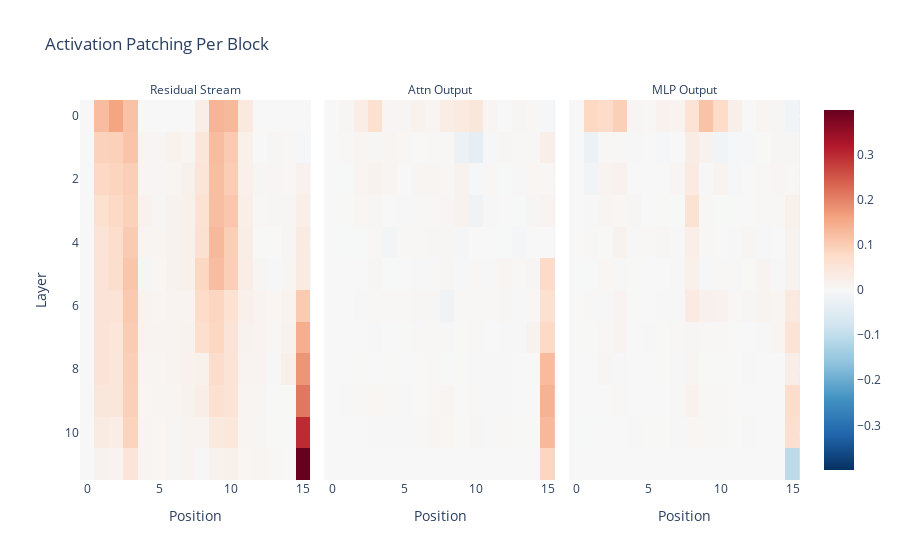
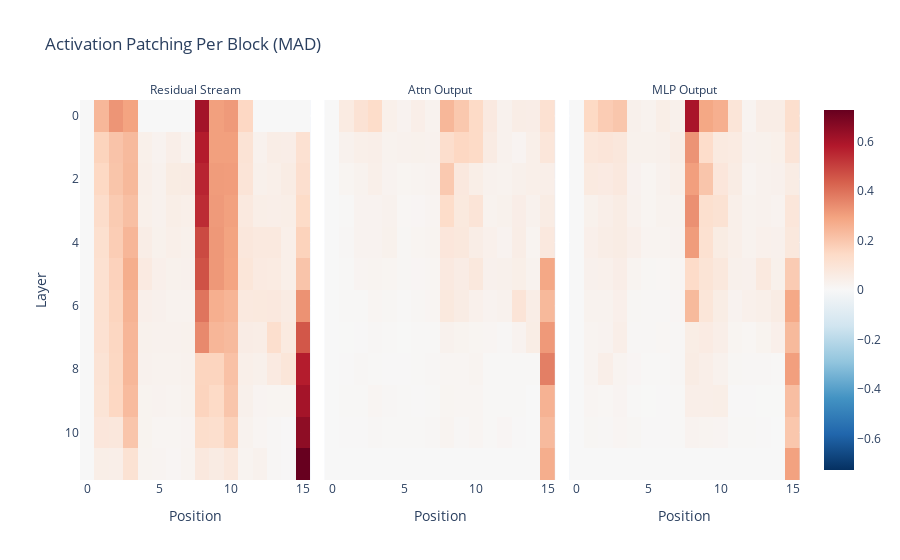

Write notebook code for charts like these, in order.
### Markdown cell above
## Plot target win (200 examples)

### Code cell
imshow_reversed(
    data["mean"]["pos"]["per_block"].mean(0),
    facet_col=0,
    facet_labels=["Residual Stream", "Attn Output", "MLP Output"],
    title="Activation Patching Per Block",
    xaxis="Position",
    yaxis="Layer",
    # zmax=1,
    # zmin=-1,
    # x=[f"{tok}_{i}" for i, tok in enumerate(data["mean"]["pos"]["example_str_token"])],
)
imshow_reversed(
    data["var"]["pos"]["per_block"].mean(0),
    facet_col=0,
    facet_labels=["Residual Stream", "Attn Output", "MLP Output"],
    title="Activation Patching Per Block (MAD)",
    xaxis="Position",
    yaxis="Layer",
    # x=[f"{tok}_{i}" for i, tok in enumerate(data["pos"]["example_str_token"])],
)

### Figure 1 — Plotly figure (JSON) as saved in the notebook; plotly's stock layout.template omitted (floating-point values rounded to 4 significant figures; data arrays with more than 128 entries replaced by an {"elided": "..."} marker saying what was removed)
{"data": [{"coloraxis": "coloraxis", "hovertemplate": "x: %{x}<br>y: %{y}<br>color: %{z}<extra></extra>", "name": "0", "type": "heatmap", "xaxis": "x", "yaxis": "y", "z": {"elided": "12x16 float values"}}, {"coloraxis": "coloraxis", "hovertemplate": "x: %{x}<br>y: %{y}<br>color: %{z}<extra></extra>", "name": "1", "type": "heatmap", "xaxis": "x2", "yaxis": "y2", "z": {"elided": "12x16 float values"}}, {"coloraxis": "coloraxis", "hovertemplate": "x: %{x}<br>y: %{y}<br>color: %{z}<extra></extra>", "name": "2", "type": "heatmap", "xaxis": "x3", "yaxis": "y3", "z": {"elided": "12x16 float values"}}], "layout": {"annotations": [{"font": {}, "showarrow": false, "text": "Residual Stream", "x": 0.16, "xanchor": "center", "xref": "paper", "y": 1, "yanchor": "bottom", "yref": "paper"}, {"font": {}, "showarrow": false, "text": "Attn Output", "x": 0.5, "xanchor": "center", "xref": "paper", "y": 1, "yanchor": "bottom", "yref": "paper"}, {"font": {}, "showarrow": false, "text": "MLP Output", "x": 0.84, "xanchor": "center", "xref": "paper", "y": 1, "yanchor": "bottom", "yref": "paper"}], "coloraxis": {"cmid": 0, "colorscale": [[0, "rgb(5,48,97)"], [0.1, "rgb(33,102,172)"], [0.2, "rgb(67,147,195)"], [0.3, "rgb(146,197,222)"], [0.4, "rgb(209,229,240)"], [0.5, "rgb(247,247,247)"], [0.6, "rgb(253,219,199)"], [0.7, "rgb(244,165,130)"], [0.8, "rgb(214,96,77)"], [0.9, "rgb(178,24,43)"], [1, "rgb(103,0,31)"]]}, "title": {"text": "Activation Patching Per Block"}, "xaxis": {"anchor": "y", "domain": [0, 0.32], "title": {"text": "Position"}}, "xaxis2": {"anchor": "y2", "domain": [0.34, 0.66], "matches": "x", "title": {"text": "Position"}}, "xaxis3": {"anchor": "y3", "domain": [0.68, 1.0], "matches": "x", "title": {"text": "Position"}}, "yaxis": {"anchor": "x", "autorange": "reversed", "domain": [0, 1], "title": {"text": "Layer"}}, "yaxis2": {"anchor": "x2", "domain": [0, 1], "matches": "y", "showticklabels": false}, "yaxis3": {"anchor": "x3", "domain": [0, 1], "matches": "y", "showticklabels": false}}}

### Figure 2 — Plotly figure (JSON) as saved in the notebook; plotly's stock layout.template omitted (floating-point values rounded to 4 significant figures; data arrays with more than 128 entries replaced by an {"elided": "..."} marker saying what was removed)
{"data": [{"coloraxis": "coloraxis", "hovertemplate": "x: %{x}<br>y: %{y}<br>color: %{z}<extra></extra>", "name": "0", "type": "heatmap", "xaxis": "x", "yaxis": "y", "z": {"elided": "12x16 float values"}}, {"coloraxis": "coloraxis", "hovertemplate": "x: %{x}<br>y: %{y}<br>color: %{z}<extra></extra>", "name": "1", "type": "heatmap", "xaxis": "x2", "yaxis": "y2", "z": {"elided": "12x16 float values"}}, {"coloraxis": "coloraxis", "hovertemplate": "x: %{x}<br>y: %{y}<br>color: %{z}<extra></extra>", "name": "2", "type": "heatmap", "xaxis": "x3", "yaxis": "y3", "z": {"elided": "12x16 float values"}}], "layout": {"annotations": [{"font": {}, "showarrow": false, "text": "Residual Stream", "x": 0.16, "xanchor": "center", "xref": "paper", "y": 1, "yanchor": "bottom", "yref": "paper"}, {"font": {}, "showarrow": false, "text": "Attn Output", "x": 0.5, "xanchor": "center", "xref": "paper", "y": 1, "yanchor": "bottom", "yref": "paper"}, {"font": {}, "showarrow": false, "text": "MLP Output", "x": 0.84, "xanchor": "center", "xref": "paper", "y": 1, "yanchor": "bottom", "yref": "paper"}], "coloraxis": {"cmid": 0, "colorscale": [[0, "rgb(5,48,97)"], [0.1, "rgb(33,102,172)"], [0.2, "rgb(67,147,195)"], [0.3, "rgb(146,197,222)"], [0.4, "rgb(209,229,240)"], [0.5, "rgb(247,247,247)"], [0.6, "rgb(253,219,199)"], [0.7, "rgb(244,165,130)"], [0.8, "rgb(214,96,77)"], [0.9, "rgb(178,24,43)"], [1, "rgb(103,0,31)"]]}, "title": {"text": "Activation Patching Per Block (MAD)"}, "xaxis": {"anchor": "y", "domain": [0, 0.32], "title": {"text": "Position"}}, "xaxis2": {"anchor": "y2", "domain": [0.34, 0.66], "matches": "x", "title": {"text": "Position"}}, "xaxis3": {"anchor": "y3", "domain": [0.68, 1.0], "matches": "x", "title": {"text": "Position"}}, "yaxis": {"anchor": "x", "autorange": "reversed", "domain": [0, 1], "title": {"text": "Layer"}}, "yaxis2": {"anchor": "x2", "domain": [0, 1], "matches": "y", "showticklabels": false}, "yaxis3": {"anchor": "x3", "domain": [0, 1], "matches": "y", "showticklabels": false}}}
